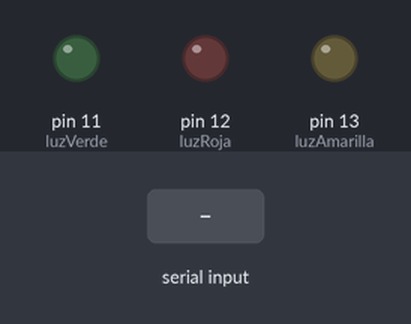
The sketch below on a simulated Arduino Uno, built with avr-gcc and run on an emulated ATmega328P. On the bench: output pins drawn as LEDs (lit = HIGH). Dashed ring = blinking. Inputs (shaded band) come from the test bench.

Above: at 1.2 s.
1.3 s: "9" received over Serial
At 1.7 s:
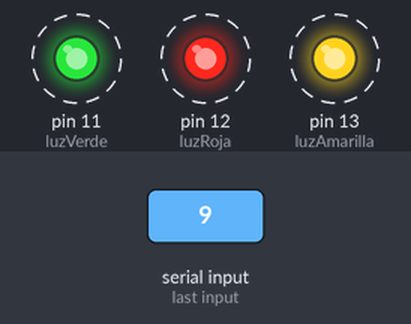
Timing chart, 0 to 11.8 s (numbered marks = the images above; inputs shaded):
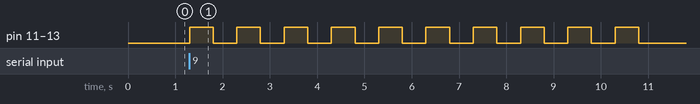

The sketch:

tremendous_inari_sango1.ino
```cpp
const int luzVerde = 11;
const int luzRoja = 12;
const int luzAmarilla = 13;

/*Configuracion*/

void setup() {
  // Inicializamos los pines como salidas
  pinMode(luzVerde, OUTPUT);
  pinMode(luzRoja, OUTPUT);
  pinMode(luzAmarilla, OUTPUT);

  // Inicializamos la comunicación serial
  Serial.begin(9600);

  // Apagamos todas las luces al inicio
  apagarTodasLasLuces();
}

void loop() {
  if (Serial.available() > 0) {
    // Leemos el comando enviado desde el monitor serial
    char comando = Serial.read();

    // Validamos el comando y ejecutamos la acción correspondiente
    switch (comando) {
      case '1':
        encenderLuz(luzVerde);
        break;
      case '2':
        apagarLuz(luzVerde);
        break;
      case '3':
        encenderLuz(luzRoja);
        break;
      case '4':
        apagarLuz(luzRoja);
        break;
      case '5':
        encenderLuz(luzAmarilla);
        break;
      case '6':
        apagarLuz(luzAmarilla);
        break;
      case '7':
        encenderTodasLasLuces();
        break;
      case '8':
        apagarTodasLasLuces();
        break;
      case '9':
        modoIntermitente();
        break;
      default:
        Serial.println("Comando no reconocido.");
        break;
    }
  }
}

// Funciones auxiliares
void encenderLuz(int pin) {
  digitalWrite(pin, HIGH);
}

void apagarLuz(int pin) {
  digitalWrite(pin, LOW);
}

void encenderTodasLasLuces() {
  encenderLuz(luzVerde);
  encenderLuz(luzRoja);
  encenderLuz(luzAmarilla);
}

void apagarTodasLasLuces() {
  apagarLuz(luzVerde);
  apagarLuz(luzRoja);
  apagarLuz(luzAmarilla);
}

void modoIntermitente() {
  for (int i = 0; i < 10; i++) { // 10 ciclos de intermitencia
    encenderTodasLasLuces();
    delay(500); // Medio segundo encendido
    apagarTodasLasLuces();
    delay(500); // Medio segundo apagado
      }
}
```

Measured:
- after the input at 1.3 s, pin 11 (luzVerde), pin 12 (luzRoja), pin 13 (luzAmarilla): alternates HIGH for 0.50 s and LOW for 0.50 s, starting at once
